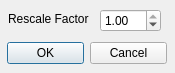
<?xml version="1.0" encoding="UTF-8"?>
<ui version="4.0">
 <class>Dialog</class>
 <widget class="QDialog" name="Dialog">
  <property name="geometry">
   <rect>
    <x>0</x>
    <y>0</y>
    <width>175</width>
    <height>73</height>
   </rect>
  </property>
  <property name="windowTitle">
   <string>Dialog</string>
  </property>
  <widget class="QLabel" name="label">
   <property name="geometry">
    <rect>
     <x>8</x>
     <y>9</y>
     <width>90</width>
     <height>20</height>
    </rect>
   </property>
   <property name="text">
    <string>Rescale Factor</string>
   </property>
  </widget>
  <widget class="QDoubleSpinBox" name="box_rescale">
   <property name="geometry">
    <rect>
     <x>100</x>
     <y>9</y>
     <width>61</width>
     <height>23</height>
    </rect>
   </property>
   <property name="maximum">
    <double>1.000000000000000</double>
   </property>
   <property name="singleStep">
    <double>0.100000000000000</double>
   </property>
   <property name="value">
    <double>1.000000000000000</double>
   </property>
  </widget>
  <widget class="QDialogButtonBox" name="buttons">
   <property name="geometry">
    <rect>
     <x>7</x>
     <y>37</y>
     <width>160</width>
     <height>32</height>
    </rect>
   </property>
   <property name="orientation">
    <enum>Qt::Horizontal</enum>
   </property>
   <property name="standardButtons">
    <set>QDialogButtonBox::Cancel|QDialogButtonBox::Ok</set>
   </property>
  </widget>
 </widget>
 <resources/>
 <connections/>
</ui>
